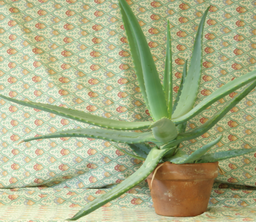
#> input picture stereo-vision/src/python/view0.png, 256 x 222 px, shrunk from 427 x 370 before the run, found by its file name
$ python stereo_SSD.py   (Python 2 division)
#> lines starting #> are read from the running program, lines starting #| are printed output that depends on the picture
import numpy as np
from PIL import Image
import matplotlib.pyplot as plt
from tqdm import  *

HOME_PATH = "/home/yash/EE-702/stereo-vision/data/"
# data_dirs = ['Baby1', 'Baby2', 'Baby3', 'Bowling1', 'Bowling2', 'Cloth1', 'Cloth2', 'Cloth3', 'Cloth4', 'Flowerpots', 'Lampshade1', 'Lampshade2', 'Midd1', 'Midd2', 'Monopoly', 'Plastic', 'Rocks1', 'Rocks2', 'Wood1', 'Wood2']
data_dirs = ['Wood2']

def stereoMatchSSD(left_img, right_img,directory):
#> called with directory = 'Wood2'
    left_img = Image.open(left_img)
#> left_img is the input picture: PIL image 256x222 RGB; mean R, G, B 170.2, 176.3, 135.7
    left = np.asarray(left_img)
    right_img = Image.open(right_img)
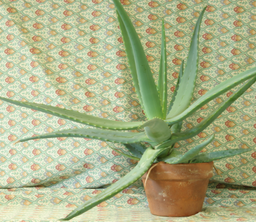
#> input picture stereo-vision/src/python/view1.png, 256 x 222 px, shrunk from 427 x 370 before the run, found by its file name
#> right_img is the input picture: PIL image 256x222 RGB; mean R, G, B 170.3, 176.3, 135.7
    right = np.asarray(right_img)

    w, h = left_img.size
#> w = 256; h = 222
    sd = np.empty((w, h), np.uint32)
    sd.shape = h, w

    win_ssd = np.empty((w, h), np.uint32)
    win_ssd.shape = h, w

    depth = np.empty((w, h), np.uint32)
    depth.shape = h, w
    min_ssd = np.empty((w, h), np.uint32)
    min_ssd.shape = h, w
    for y in range(h):
        for x in range(w):
            min_ssd[y, x] = 65535
#> min_ssd: shape (222, 256) uint32; every value is 65535

    max_offset = 30
    offset_adjust = 255 / max_offset

    y_range = range(h)
#> y_range = 222 values from 0 to 221
    x_range = range(w)
#> x_range = 256 values from 0 to 255
    x_range_ssd = range(w)
#> x_range_ssd = 256 values from 0 to 255

    window_range = range(-3, 3)
    for offset in tqdm(range(max_offset)):
        for y in y_range:
            for x in x_range_ssd:
                if x - offset > 0:
                    diff = left[y, x,0] - right[y, x - offset,0]
                    sd[y, x] = diff * diff
        for y in y_range:
            for x in x_range:
                sum_sd = 0
                for i in window_range:
                    for j in window_range:
                        if (-1 < y + i < h) and (-1 < x + j < w):
                            sum_sd += sd[y + i, x + j]
                win_ssd[y, x] = sum_sd
        for y in y_range:
            for x in x_range:
                if win_ssd[y, x] < min_ssd[y, x]:
                    min_ssd[y, x] = win_ssd[y, x]
                    depth[y, x] = offset * offset_adjust
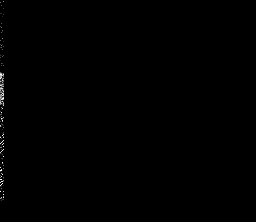
#> depth: shape (222, 256) uint32; min 0, max 4.28e+09, mean 10147995.5; drawn with min black and max white

        # print("Calculated offset ", offset)
    imgplot = plt.imshow(depth,cmap="hot")
    plt.savefig(HOME_PATH + directory + '/depth_SSD.png')
    plt.show()

if __name__ == '__main__':
    for directory in data_dirs:
        imageleft = HOME_PATH + directory + '/view0.png'
        imageright = HOME_PATH + directory + '/view1.png'
        print imageright
#> (the run stopped early here; a loop or call above may not have finished)
